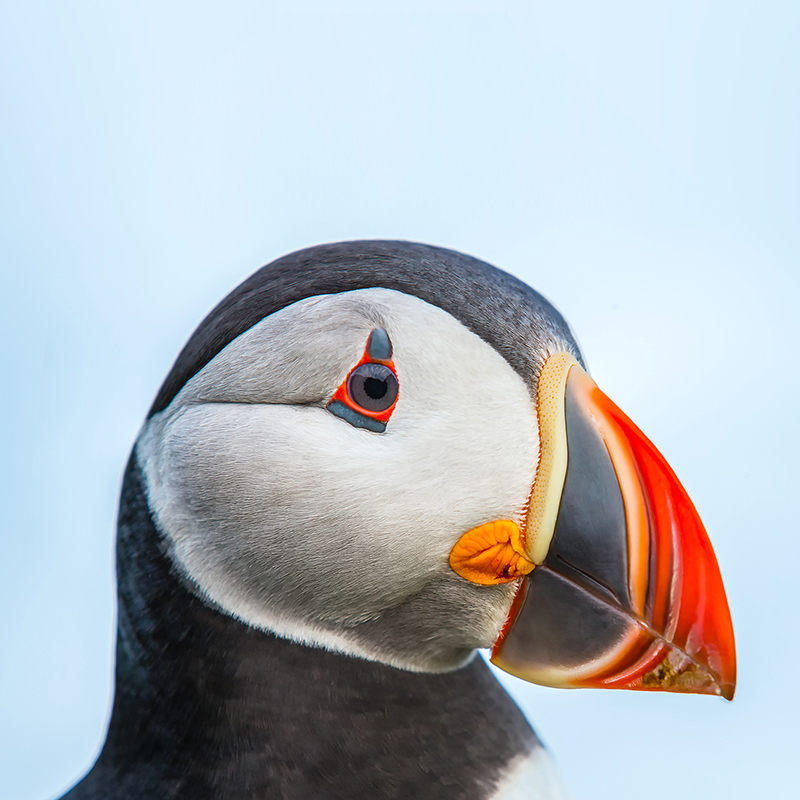
#> input picture OpenCV/bird.jpg, 800 x 800 px
$ python '26. template matching.py'
#> lines starting #> are read from the running program, lines starting #| are printed output that depends on the picture; after the words box and inside, x2 and y2 are one past the last pixel; in counts of white or black regions, pixels touching at a corner belong together
'''METHOD TO FIND THE TEMPLATE ON THE LARGE IMAGE'''

import cv2 as cv
import numpy as np
import matplotlib.pyplot as plt

img = cv.imread('bird.jpg',0) #'''IMAGE'''
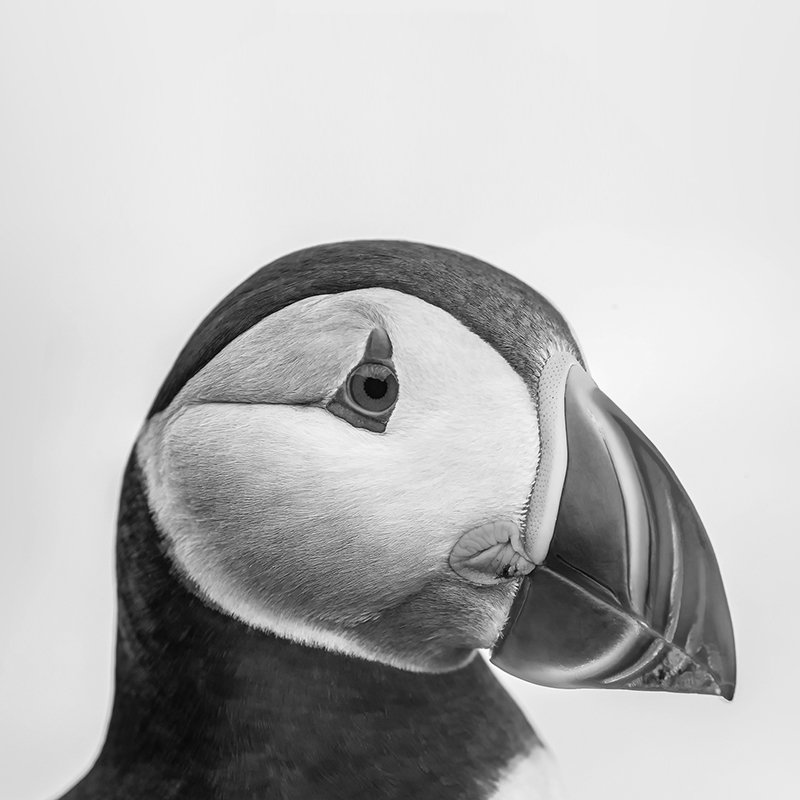
#> img: shape (800, 800); min 0, max 255, mean 183.4
frame = img[345:678,266:466] #'''TEMPLATE'''
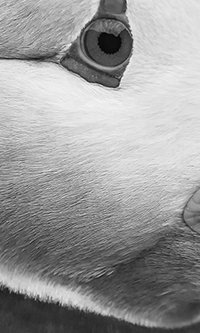
#> frame: shape (333, 200); min 0, max 250, mean 154.4

h,w = frame.shape
#> h = 333; w = 200
res = cv.matchTemplate(img,frame,cv.TM_CCOEFF_NORMED)
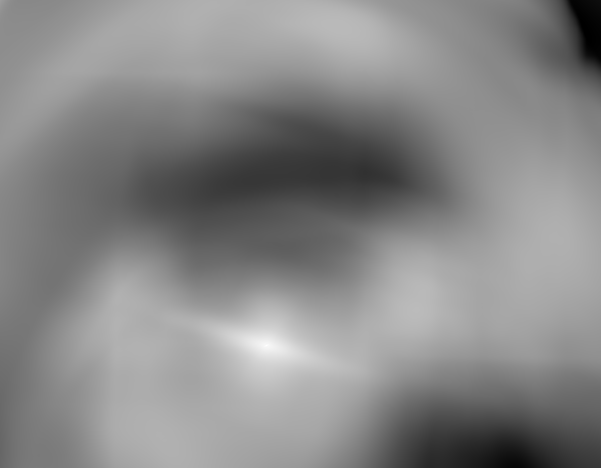
#> res: shape (468, 601) float32; min -0.639, max 1, mean 0.231; drawn with min black and max white
loc = np.where(res>=0.97) # around 0.8 there will be a point which is brightest point in the image (and it will give the coordinates of that (the upper left corner))
#> loc = ([345, 345, 345], [265, 266, 267])

for pt in zip(*loc[::-1]): # ::-1 is use to reverse he values to get (x,y)
    cv.rectangle(img,pt,(pt[0]+w,pt[1]+h),(0,0,255),1)
#> this loop made 3 passes
#> pt on passes 1 to 3: (265, 345), (266, 345), (267, 345)
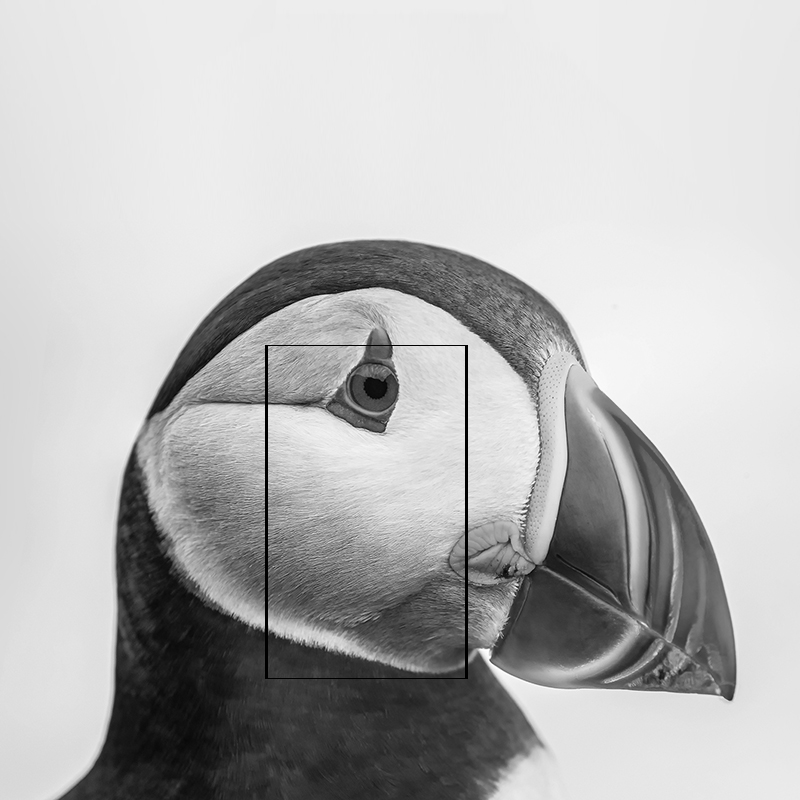
#> img: shape (800, 800); 0.37% of pixels changed, all inside (x1, y1, x2, y2) = (265, 345, 468, 679)

cv.imshow('img',img)
cv.imshow('frame',frame)
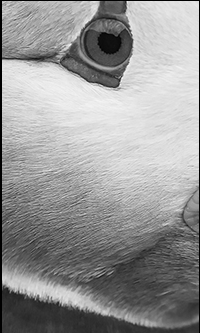
#> window 'frame': shape (333, 200); min 0, max 250, mean 151.5
cv.waitKey(0)
